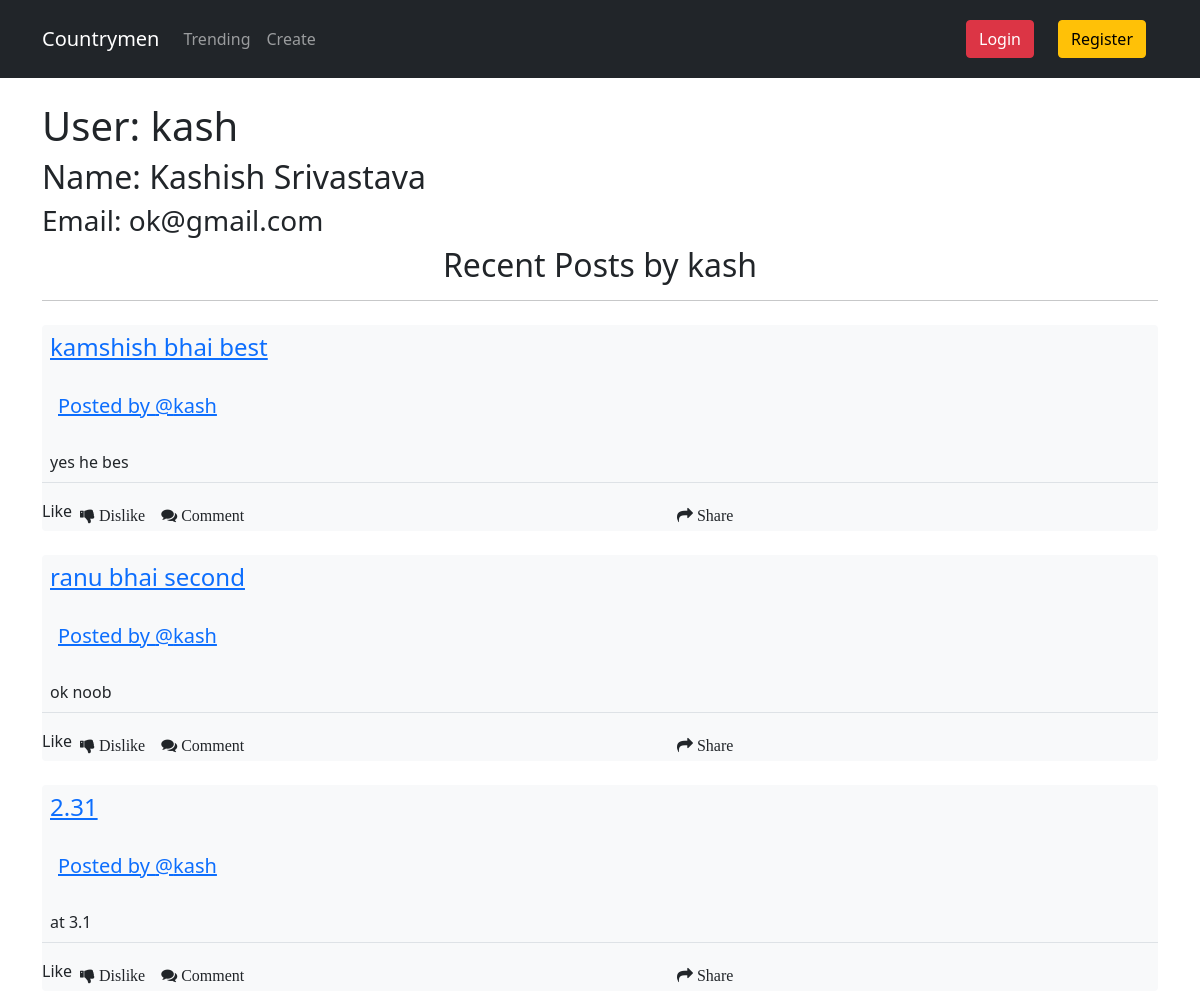
Screenshot of /users/kash with the database file from the repository.
### agenda/models.py (models this page shows, shortened)
class Users(AbstractUser):
    username = models.CharField(max_length=20,primary_key=True)
    name  = models.CharField(max_length=30)
    image = models.CharField(max_length=20,default="default.jpg")
    email = models.EmailField(null=True)
    def __str__(self):
        return self.username

class Agenda(models.Model):
    title = models.CharField(max_length=100)
    text = models.TextField()
    date = models.DateTimeField(auto_now_add = True)
    author = models.ForeignKey(Users,on_delete=models.CASCADE)
    slug = models.SlugField(default='default',editable='False',max_length=100,null=False)

### agenda/views.py (the view)
# urls.py: path('users/<str:username>', user_profile,name='profile_view'),
def user_profile(request,username):
    user = Users.objects.get(username = username)
    posts = Agenda.objects.filter(author=user)
    context = {'user':user,
                'posts':posts}
    return render(request,'profile.html',context)

### templates/profile.html
{% extends "layout.html" %} {% block content %}
<h1>
    User: {{ user.username }}
</h1>
<h2>
    Name: {{user.name}}
</h2>
<h3>
    Email: {{user.email}}
</h3>
<h2 class="text-center">Recent Posts by {{user.username}}</h2>
<hr>
{% for post in posts %}
<a href="{% url 'agenda_view' post.slug %}">
    <div class="post  mt-4 bg-light rounded border-0 ">
        <h4 class="p-2">{{post.title}}</h4>
        <h5 class="p-3">Posted by
            <a href="{% url 'profile_view' post.author.username %}">
            @{{post.author}}{{post.Aye}}
        </a>
        </h5>
        <p class="border-bottom p-2">{{post.text}}
        </p>
        <span class="d-flex">
         Like
        <i class="fa fa-thumbs-down p-2"> Dislike </i>
        <i class="fa fa-comments p-2"> Comment </i>
        <i class="fa fa-share p-2 m-auto"> Share </i>
    </span>
    </div>
</a>
{% endfor %}
</div>
{% endblock %}

### static/css/main.css (style rules this page uses)
* { margin: 0; padding: 0; box-sizing: border-box; }

### rows the page displays
Users: username "kash", name "Kashish Srivastava", email "ok@gmail.com"
Agenda: title "kamshish bhai best", author "kash", text "yes he bes"
Agenda: title "ranu bhai second", author "kash", text "ok noob"
Agenda: title "2.31", author "kash", text "at 3.1"
